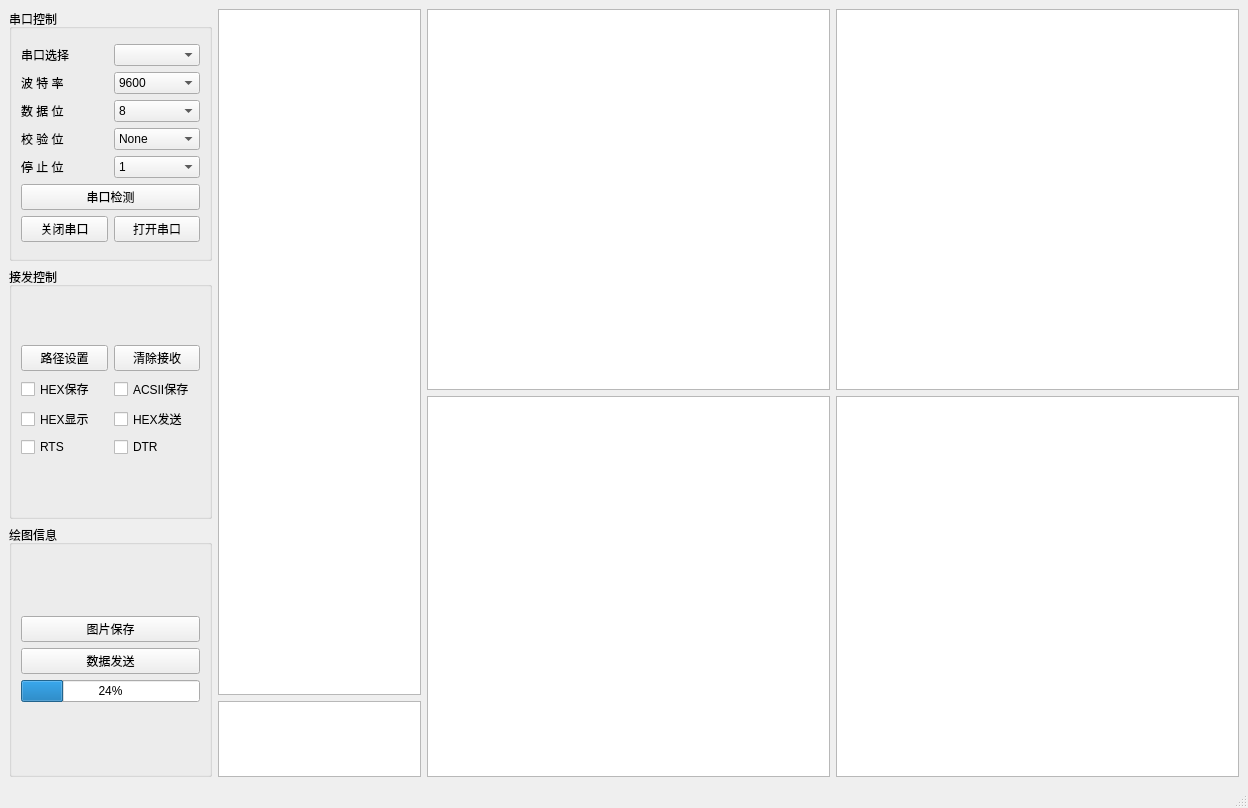
<?xml version="1.0" encoding="UTF-8"?>
<ui version="4.0">
 <class>MainWindow</class>
 <widget class="QMainWindow" name="MainWindow">
  <property name="windowModality">
   <enum>Qt::ApplicationModal</enum>
  </property>
  <property name="geometry">
   <rect>
    <x>0</x>
    <y>0</y>
    <width>1248</width>
    <height>808</height>
   </rect>
  </property>
  <property name="minimumSize">
   <size>
    <width>1248</width>
    <height>808</height>
   </size>
  </property>
  <property name="maximumSize">
   <size>
    <width>1248</width>
    <height>808</height>
   </size>
  </property>
  <property name="contextMenuPolicy">
   <enum>Qt::DefaultContextMenu</enum>
  </property>
  <property name="windowTitle">
   <string>MainWindow</string>
  </property>
  <widget class="QWidget" name="centralwidget">
   <layout class="QHBoxLayout" name="horizontalLayout_11">
    <item>
     <layout class="QHBoxLayout" name="horizontalLayout_10" stretch="1,1,4">
      <item>
       <layout class="QVBoxLayout" name="verticalLayout_8">
        <item>
         <widget class="QGroupBox" name="groupBox">
          <property name="title">
           <string>串口控制</string>
          </property>
          <layout class="QVBoxLayout" name="verticalLayout_5">
           <item>
            <layout class="QVBoxLayout" name="verticalLayout">
             <item>
              <layout class="QHBoxLayout" name="horizontalLayout">
               <item>
                <widget class="QLabel" name="label">
                 <property name="text">
                  <string>串口选择</string>
                 </property>
                 <property name="scaledContents">
                  <bool>false</bool>
                 </property>
                </widget>
               </item>
               <item>
                <widget class="QComboBox" name="comboBox">
                 <property name="editable">
                  <bool>false</bool>
                 </property>
                 <property name="placeholderText">
                  <string/>
                 </property>
                </widget>
               </item>
              </layout>
             </item>
             <item>
              <layout class="QHBoxLayout" name="horizontalLayout_2">
               <item>
                <widget class="QLabel" name="label_2">
                 <property name="text">
                  <string>波 特 率</string>
                 </property>
                 <property name="scaledContents">
                  <bool>false</bool>
                 </property>
                </widget>
               </item>
               <item>
                <widget class="QComboBox" name="comboBox_4">
                 <item>
                  <property name="text">
                   <string>9600</string>
                  </property>
                 </item>
                 <item>
                  <property name="text">
                   <string>19200</string>
                  </property>
                 </item>
                 <item>
                  <property name="text">
                   <string>115200</string>
                  </property>
                 </item>
                 <item>
                  <property name="text">
                   <string>230400</string>
                  </property>
                 </item>
                 <item>
                  <property name="text">
                   <string>1000000</string>
                  </property>
                 </item>
                 <item>
                  <property name="text">
                   <string>2000000</string>
                  </property>
                 </item>
                </widget>
               </item>
              </layout>
             </item>
             <item>
              <layout class="QHBoxLayout" name="horizontalLayout_3">
               <item>
                <widget class="QLabel" name="label_3">
                 <property name="text">
                  <string>数 据 位</string>
                 </property>
                 <property name="scaledContents">
                  <bool>false</bool>
                 </property>
                </widget>
               </item>
               <item>
                <widget class="QComboBox" name="comboBox_6">
                 <item>
                  <property name="text">
                   <string>8</string>
                  </property>
                 </item>
                 <item>
                  <property name="text">
                   <string>7</string>
                  </property>
                 </item>
                 <item>
                  <property name="text">
                   <string>6</string>
                  </property>
                 </item>
                 <item>
                  <property name="text">
                   <string>5</string>
                  </property>
                 </item>
                </widget>
               </item>
              </layout>
             </item>
             <item>
              <layout class="QHBoxLayout" name="horizontalLayout_4">
               <item>
                <widget class="QLabel" name="label_4">
                 <property name="text">
                  <string>校 验 位</string>
                 </property>
                 <property name="scaledContents">
                  <bool>false</bool>
                 </property>
                </widget>
               </item>
               <item>
                <widget class="QComboBox" name="comboBox_8">
                 <item>
                  <property name="text">
                   <string>None</string>
                  </property>
                 </item>
                 <item>
                  <property name="text">
                   <string>Odd</string>
                  </property>
                 </item>
                 <item>
                  <property name="text">
                   <string>Even</string>
                  </property>
                 </item>
                </widget>
               </item>
              </layout>
             </item>
             <item>
              <layout class="QHBoxLayout" name="horizontalLayout_5">
               <item>
                <widget class="QLabel" name="label_5">
                 <property name="text">
                  <string>停 止 位</string>
                 </property>
                 <property name="scaledContents">
                  <bool>false</bool>
                 </property>
                </widget>
               </item>
               <item>
                <widget class="QComboBox" name="comboBox_7">
                 <item>
                  <property name="text">
                   <string>1</string>
                  </property>
                 </item>
                 <item>
                  <property name="text">
                   <string>2</string>
                  </property>
                 </item>
                </widget>
               </item>
              </layout>
             </item>
             <item>
              <widget class="QPushButton" name="pushButton_8">
               <property name="text">
                <string>串口检测</string>
               </property>
              </widget>
             </item>
             <item>
              <layout class="QHBoxLayout" name="horizontalLayout_6">
               <item>
                <widget class="QPushButton" name="pushButton_3">
                 <property name="text">
                  <string>关闭串口</string>
                 </property>
                </widget>
               </item>
               <item>
                <widget class="QPushButton" name="pushButton_2">
                 <property name="text">
                  <string>打开串口</string>
                 </property>
                </widget>
               </item>
              </layout>
             </item>
            </layout>
           </item>
          </layout>
         </widget>
        </item>
        <item>
         <widget class="QGroupBox" name="groupBox_2">
          <property name="title">
           <string>接发控制</string>
          </property>
          <layout class="QVBoxLayout" name="verticalLayout_6">
           <item>
            <layout class="QVBoxLayout" name="verticalLayout_2" stretch="0,0,0,0">
             <item>
              <layout class="QHBoxLayout" name="horizontalLayout_7">
               <item>
                <widget class="QPushButton" name="pushButton">
                 <property name="text">
                  <string>路径设置</string>
                 </property>
                </widget>
               </item>
               <item>
                <widget class="QPushButton" name="pushButton_4">
                 <property name="text">
                  <string>清除接收</string>
                 </property>
                </widget>
               </item>
              </layout>
             </item>
             <item>
              <layout class="QHBoxLayout" name="horizontalLayout_13">
               <item>
                <widget class="QCheckBox" name="checkBox_5">
                 <property name="text">
                  <string>HEX保存</string>
                 </property>
                </widget>
               </item>
               <item>
                <widget class="QCheckBox" name="checkBox_6">
                 <property name="text">
                  <string>ACSII保存</string>
                 </property>
                </widget>
               </item>
              </layout>
             </item>
             <item>
              <layout class="QHBoxLayout" name="horizontalLayout_8">
               <item>
                <widget class="QCheckBox" name="checkBox">
                 <property name="text">
                  <string>HEX显示</string>
                 </property>
                </widget>
               </item>
               <item>
                <widget class="QCheckBox" name="checkBox_4">
                 <property name="text">
                  <string>HEX发送 </string>
                 </property>
                </widget>
               </item>
              </layout>
             </item>
             <item>
              <layout class="QHBoxLayout" name="horizontalLayout_9">
               <item>
                <widget class="QCheckBox" name="checkBox_3">
                 <property name="text">
                  <string>RTS</string>
                 </property>
                </widget>
               </item>
               <item>
                <widget class="QCheckBox" name="checkBox_2">
                 <property name="text">
                  <string>DTR</string>
                 </property>
                </widget>
               </item>
              </layout>
             </item>
            </layout>
           </item>
          </layout>
         </widget>
        </item>
        <item>
         <widget class="QGroupBox" name="groupBox_3">
          <property name="title">
           <string>绘图信息</string>
          </property>
          <layout class="QVBoxLayout" name="verticalLayout_7">
           <item>
            <layout class="QVBoxLayout" name="verticalLayout_3">
             <item>
              <widget class="QPushButton" name="pushButton_6">
               <property name="text">
                <string>图片保存</string>
               </property>
              </widget>
             </item>
             <item>
              <widget class="QPushButton" name="pushButton_5">
               <property name="text">
                <string>数据发送</string>
               </property>
              </widget>
             </item>
             <item>
              <widget class="QProgressBar" name="progressBar">
               <property name="value">
                <number>24</number>
               </property>
              </widget>
             </item>
            </layout>
           </item>
          </layout>
         </widget>
        </item>
       </layout>
      </item>
      <item>
       <layout class="QVBoxLayout" name="verticalLayout_9" stretch="9,1">
        <item>
         <widget class="QTextEdit" name="textEdit_2">
          <property name="readOnly">
           <bool>true</bool>
          </property>
         </widget>
        </item>
        <item>
         <widget class="QTextEdit" name="textEdit"/>
        </item>
       </layout>
      </item>
      <item>
       <layout class="QGridLayout" name="gridLayout">
        <property name="spacing">
         <number>6</number>
        </property>
        <item row="0" column="0">
         <widget class="QGraphicsView" name="graphicsView"/>
        </item>
        <item row="0" column="1">
         <widget class="QGraphicsView" name="graphicsView_3"/>
        </item>
        <item row="1" column="0">
         <widget class="QGraphicsView" name="graphicsView_2"/>
        </item>
        <item row="1" column="1">
         <widget class="QGraphicsView" name="graphicsView_4"/>
        </item>
       </layout>
      </item>
     </layout>
    </item>
   </layout>
  </widget>
  <widget class="QMenuBar" name="menubar">
   <property name="geometry">
    <rect>
     <x>0</x>
     <y>0</y>
     <width>1248</width>
     <height>22</height>
    </rect>
   </property>
  </widget>
  <widget class="QStatusBar" name="statusbar"/>
 </widget>
 <resources/>
 <connections/>
</ui>
